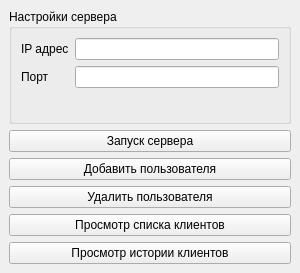
<?xml version="1.0" encoding="UTF-8"?>
<ui version="4.0">
 <class>MainWindow</class>
 <widget class="QMainWindow" name="MainWindow">
  <property name="geometry">
   <rect>
    <x>0</x>
    <y>0</y>
    <width>300</width>
    <height>273</height>
   </rect>
  </property>
  <property name="windowTitle">
   <string>JIM-сервер</string>
  </property>
  <widget class="QWidget" name="centralwidget">
   <layout class="QVBoxLayout" name="verticalLayout">
    <item>
     <widget class="QGroupBox" name="groupBox">
      <property name="title">
       <string>Настройки сервера</string>
      </property>
      <layout class="QFormLayout" name="formLayout_2">
       <item row="0" column="0">
        <widget class="QLabel" name="labelIP">
         <property name="text">
          <string>IP адрес</string>
         </property>
        </widget>
       </item>
       <item row="0" column="1">
        <widget class="QLineEdit" name="lineEditIP"/>
       </item>
       <item row="1" column="0">
        <widget class="QLabel" name="labelPort">
         <property name="text">
          <string>Порт</string>
         </property>
        </widget>
       </item>
       <item row="1" column="1">
        <widget class="QLineEdit" name="lineEditPort"/>
       </item>
      </layout>
     </widget>
    </item>
    <item>
     <widget class="QPushButton" name="pushButtonStartServer">
      <property name="text">
       <string>Запуск сервера</string>
      </property>
     </widget>
    </item>
    <item>
     <widget class="QPushButton" name="pushButtonAddContact">
      <property name="text">
       <string>Добавить пользователя</string>
      </property>
     </widget>
    </item>
    <item>
     <widget class="QPushButton" name="pushButtonDeleteContact">
      <property name="text">
       <string>Удалить пользователя</string>
      </property>
     </widget>
    </item>
    <item>
     <widget class="QPushButton" name="pushButtonClients">
      <property name="text">
       <string>Просмотр списка клиентов</string>
      </property>
     </widget>
    </item>
    <item>
     <widget class="QPushButton" name="pushButtonHistory">
      <property name="text">
       <string>Просмотр истории клиентов</string>
      </property>
     </widget>
    </item>
   </layout>
  </widget>
 </widget>
 <resources/>
 <connections/>
</ui>
